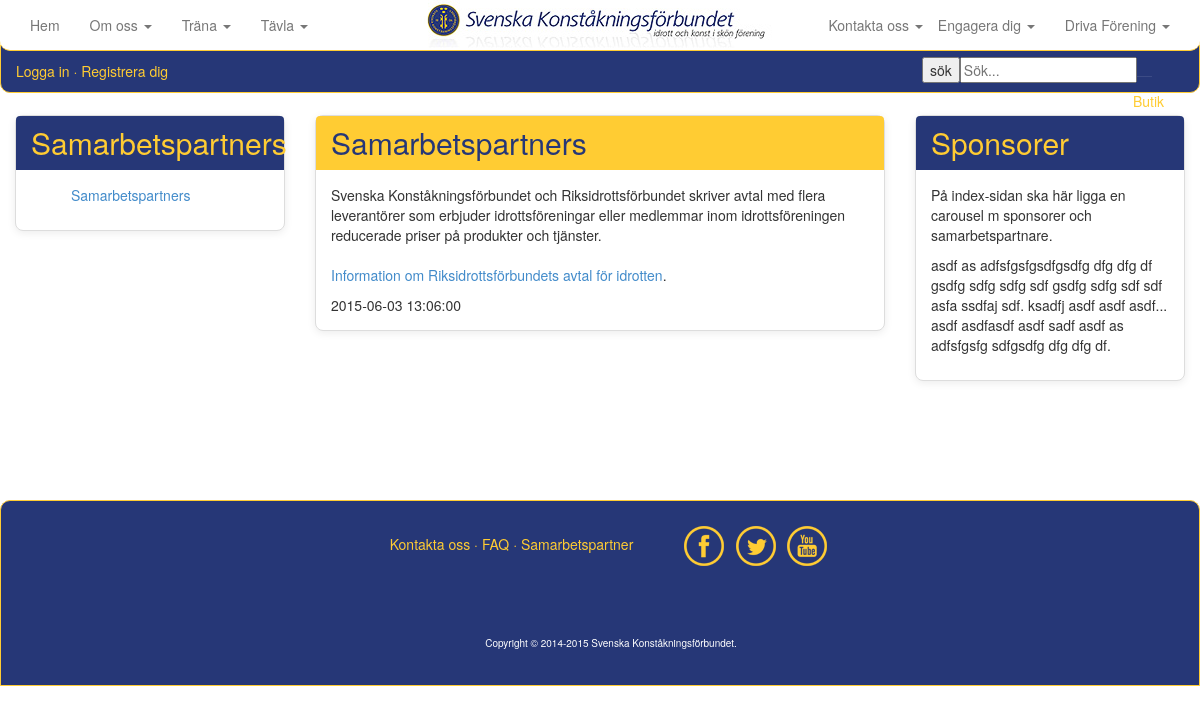
/samarbetspartners.php, run on the app's committed database.
### tables this page shows
CREATE TABLE IF NOT EXISTS `artikel` (
  `ArtikelId` int(11) NOT NULL,
  `ArtikelName` varchar(50) NOT NULL,
  `ArtikelMessage` text NOT NULL,
  `ArtikelTimeStamp` timestamp NOT NULL DEFAULT CURRENT_TIMESTAMP,
  `ArtikelPic` varchar(1000) NOT NULL,
  `ArtikelPicThumb` varchar(1000) NOT NULL,
  `kategori` varchar(20) NOT NULL
);

### samarbetspartners.php (the view, shortened to what this page needs)
<?php
include_once("inc/HTMLTemplate.php");
include_once("inc/Connstring.php");
$artikeltime = "";
$artikelnames = "";
if(!empty($_GET))
{
	$getartikelid = isset($_GET['ArtikelId']) ? $_GET['ArtikelId'] : '';
	$query = <<<END
		SELECT ArtikelId, ArtikelName, ArtikelMessage, ArtikelTimeStamp
		FROM artikel
		WHERE ArtikelId = "{$getartikelid}";
END;
	$res = $mysqli->query($query) or die();
	if($res->num_rows > 0)
	{
		while($row = $res->fetch_object())
		{
			$artikelname = $row->ArtikelName;
			$artikelmessage = $row->ArtikelMessage;
			$artikeltimestamp = $row->ArtikelTimeStamp;
			$artikeltime = <<<END
		<div class="panel panel-yellow">
			<div class="panel-heading">
				<h3 class="panel-title">{$artikelname}</h3>
			</div>
				<div class="panel-body">
					{$artikelmessage}
					{$artikeltimestamp}
				</div>
		</div>
END;
		}
	}
}
else
{
	$query = <<<END
		SELECT ArtikelId, ArtikelName, ArtikelMessage, ArtikelTimeStamp, kategori
		FROM artikel
		WHERE kategori = 'samarbetspartner'
		ORDER BY Artikeltimestamp
END;
	$res = $mysqli->query($query) or die();
		if($res->num_rows > 0)
		{
			while($row = $res->fetch_object())
			{
				$artikelname = $row->ArtikelName;
				$artikelmessage = $row->ArtikelMessage;
				$artikeltimestamp = $row->ArtikelTimeStamp;
				$artikeltime = <<<END
				<div class="panel panel-yellow">
					<div class="panel-heading">
						<h3 class="panel-title">{$artikelname}</h3>
					</div>
						<div class="panel-body">
							{$artikelmessage}
							{$artikeltimestamp}
						</div>
				</div>
END;
			}
		}
}
$query = <<<END
	SELECT ArtikelId, ArtikelName, ArtikelMessage, ArtikelTimeStamp, kategori
	FROM artikel
	WHERE kategori = 'samarbetspartner'
	ORDER BY Artikeltimestamp
END;
$res = $mysqli->query($query) or die();
if($res->num_rows > 0)
{
	while($row = $res->fetch_object())
	{
		$artikelId = $row->ArtikelId;
		$artikelname = $row->ArtikelName;
		$artikelnames .= <<<END
			<div class="collapse-in" id="dokument">
				<ul class="">
	   				<a href="samarbetspartners.php?ArtikelId={$artikelId}">
	   					<li>{$artikelname}</li>
	   				</a>
	   			</ul>
			</div>
END;
	}
}
$content = <<<END
       	<div id="content">
			<div class="row">
				<div class="col-md-3">
					<div class="panel panel-blue">
						<div class="panel-heading">
							<h3 class="panel-title yellow">Samarbetspartners</h3>
						</div>
						</a>
						<div class="panel-body">
							{$artikelnames}
						</div>
					</div>
				</div>
				<div class="col-xs-12 col-md-6">
					{$artikeltime}
				</div>
				<div class="col-md-3 pull-right">
					<div class="panel panel-blue">
						<div class="panel-heading">
							<h3 class="panel-title">Sponsorer</h3>
						</div>
						<div class="panel-body">
							<p>På index-sidan ska här ligga en carousel m sponsorer och samarbetspartnare.
							</p>
							<p class="divider"></p>
							<p>asdf as adfsfgsfgsdfgsdfg dfg dfg df gsdfg sdfg sdfg sdf gsdfg sdfg
							sdf sdf asfa ssdfaj sdf.
							ksadfj asdf asdf asdf... asdf asdfasdf asdf sadf asdf as adfsfgsfg
							sdfgsdfg dfg dfg df.
							</p>
						</div>
					</div>
				</div>
			</div>
       </div>
END;
echo $header;
echo $content;
echo $footer;
?>

### css/ia4.css (style rules this page uses)
html { height: 100% }
body { background-color: white; margin-right: auto; margin-left: auto; width:100%; height: 100% }
#content { z-index:-1; margin-top: 100px; margin-right: auto; margin-left: auto; width:100%; min-height: 400px; padding: 15px; background-color: white; }
.yellow { color: #ffcc33; }
.panel { margin-bottom: 20px; background-color: #fff; border: 1px solid transparent; border-radius: 8px; -webkit-box-shadow: 0 2px 8px rgba(0, 0, 0, .08); box-shadow: 0 2px 8px rgba(0, 0, 0, .08); }
.panel-body { padding: 15px; }
.panel-heading { padding: 10px 15px; border-bottom: 1px solid transparent; border-top-left-radius: 4px; border-top-right-radius: 4px; }
.panel-title { margin-top: 0; margin-bottom: 0; font-size: 16px; color: inherit; }
.panel-yellow { border-color: #ddd; }
.panel-yellow > .panel-heading { color: #263777; background-color: #ffcc33; border-color: #ffcc33; }
.panel-blue { border-color: #ddd; }
.panel-blue > .panel-heading { color: #ffcc33; background-color: #263777; border-color: #263777; }
.panel-title { margin-top: 0; margin-bottom: 0; font-size: 30px; color: inherit; }
ul { list-style-type: none; }

### data on the page
artikel: ArtikelName "Samarbetspartners", ArtikelMessage "Svenska Konståkningsförbundet och Riksidrottsförbundet skriver avtal med flera leverantörer som erbjuder idrottsföreningar eller medlemmar inom idrottsföreningen reducerade priser på produkter och tjänster. Information om Riksidrottsförbundets avtal för idrotten .", ArtikelTimeStamp "2015-06-03 13:06:00"
